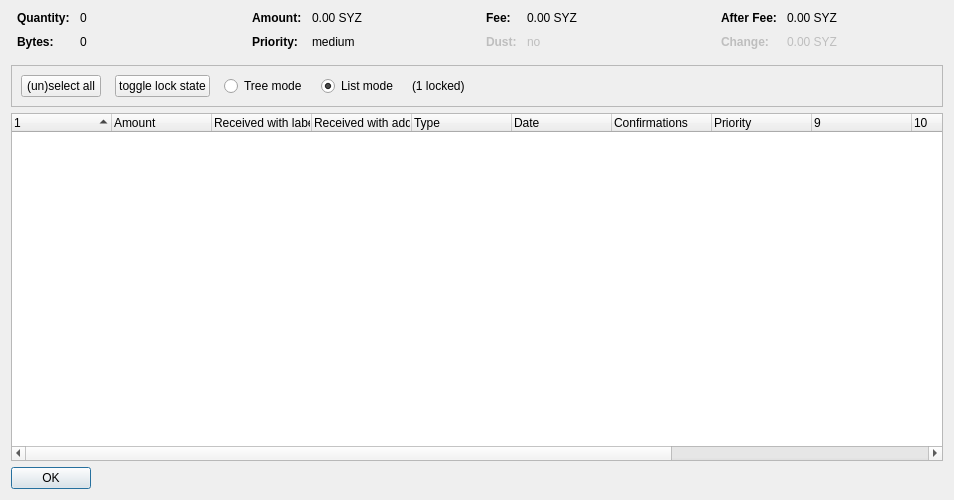
<?xml version="1.0" encoding="UTF-8"?>
<ui version="4.0">
 <class>CoinControlDialog</class>
 <widget class="QDialog" name="CoinControlDialog">
  <property name="geometry">
   <rect>
    <x>0</x>
    <y>0</y>
    <width>954</width>
    <height>500</height>
   </rect>
  </property>
  <property name="windowTitle">
   <string>Coin Selection</string>
  </property>
  <layout class="QVBoxLayout" name="verticalLayout">
   <item>
    <layout class="QHBoxLayout" name="horizontalLayoutTop" stretch="0,0,0,0">
     <property name="topMargin">
      <number>0</number>
     </property>
     <property name="bottomMargin">
      <number>10</number>
     </property>
     <item>
      <layout class="QFormLayout" name="formLayoutCoinControl1">
       <property name="horizontalSpacing">
        <number>10</number>
       </property>
       <property name="verticalSpacing">
        <number>10</number>
       </property>
       <property name="leftMargin">
        <number>6</number>
       </property>
       <property name="rightMargin">
        <number>6</number>
       </property>
       <item row="0" column="0">
        <widget class="QLabel" name="labelCoinControlQuantityText">
         <property name="font">
          <font>
           <weight>75</weight>
           <bold>true</bold>
          </font>
         </property>
         <property name="text">
          <string>Quantity:</string>
         </property>
        </widget>
       </item>
       <item row="0" column="1">
        <widget class="QLabel" name="labelCoinControlQuantity">
         <property name="cursor">
          <cursorShape>IBeamCursor</cursorShape>
         </property>
         <property name="contextMenuPolicy">
          <enum>Qt::ActionsContextMenu</enum>
         </property>
         <property name="text">
          <string notr="true">0</string>
         </property>
         <property name="textInteractionFlags">
          <set>Qt::LinksAccessibleByMouse|Qt::TextSelectableByKeyboard|Qt::TextSelectableByMouse</set>
         </property>
        </widget>
       </item>
       <item row="1" column="0">
        <widget class="QLabel" name="labelCoinControlBytesText">
         <property name="font">
          <font>
           <weight>75</weight>
           <bold>true</bold>
          </font>
         </property>
         <property name="text">
          <string>Bytes:</string>
         </property>
        </widget>
       </item>
       <item row="1" column="1">
        <widget class="QLabel" name="labelCoinControlBytes">
         <property name="cursor">
          <cursorShape>IBeamCursor</cursorShape>
         </property>
         <property name="contextMenuPolicy">
          <enum>Qt::ActionsContextMenu</enum>
         </property>
         <property name="text">
          <string notr="true">0</string>
         </property>
         <property name="textInteractionFlags">
          <set>Qt::LinksAccessibleByMouse|Qt::TextSelectableByKeyboard|Qt::TextSelectableByMouse</set>
         </property>
        </widget>
       </item>
      </layout>
     </item>
     <item>
      <layout class="QFormLayout" name="formLayoutCoinControl2">
       <property name="horizontalSpacing">
        <number>10</number>
       </property>
       <property name="verticalSpacing">
        <number>10</number>
       </property>
       <property name="leftMargin">
        <number>6</number>
       </property>
       <property name="rightMargin">
        <number>6</number>
       </property>
       <item row="0" column="0">
        <widget class="QLabel" name="labelCoinControlAmountText">
         <property name="font">
          <font>
           <weight>75</weight>
           <bold>true</bold>
          </font>
         </property>
         <property name="text">
          <string>Amount:</string>
         </property>
        </widget>
       </item>
       <item row="0" column="1">
        <widget class="QLabel" name="labelCoinControlAmount">
         <property name="cursor">
          <cursorShape>IBeamCursor</cursorShape>
         </property>
         <property name="contextMenuPolicy">
          <enum>Qt::ActionsContextMenu</enum>
         </property>
         <property name="text">
          <string notr="true">0.00 SYZ</string>
         </property>
         <property name="textInteractionFlags">
          <set>Qt::LinksAccessibleByMouse|Qt::TextSelectableByKeyboard|Qt::TextSelectableByMouse</set>
         </property>
        </widget>
       </item>
       <item row="1" column="0">
        <widget class="QLabel" name="labelCoinControlPriorityText">
         <property name="font">
          <font>
           <weight>75</weight>
           <bold>true</bold>
          </font>
         </property>
         <property name="text">
          <string>Priority:</string>
         </property>
        </widget>
       </item>
       <item row="1" column="1">
        <widget class="QLabel" name="labelCoinControlPriority">
         <property name="cursor">
          <cursorShape>IBeamCursor</cursorShape>
         </property>
         <property name="contextMenuPolicy">
          <enum>Qt::ActionsContextMenu</enum>
         </property>
         <property name="text">
          <string>medium</string>
         </property>
         <property name="textInteractionFlags">
          <set>Qt::LinksAccessibleByMouse|Qt::TextSelectableByKeyboard|Qt::TextSelectableByMouse</set>
         </property>
        </widget>
       </item>
      </layout>
     </item>
     <item>
      <layout class="QFormLayout" name="formLayoutCoinControl3">
       <property name="horizontalSpacing">
        <number>10</number>
       </property>
       <property name="verticalSpacing">
        <number>10</number>
       </property>
       <property name="leftMargin">
        <number>6</number>
       </property>
       <property name="rightMargin">
        <number>6</number>
       </property>
       <item row="0" column="0">
        <widget class="QLabel" name="labelCoinControlFeeText">
         <property name="font">
          <font>
           <weight>75</weight>
           <bold>true</bold>
          </font>
         </property>
         <property name="text">
          <string>Fee:</string>
         </property>
        </widget>
       </item>
       <item row="0" column="1">
        <widget class="QLabel" name="labelCoinControlFee">
         <property name="cursor">
          <cursorShape>IBeamCursor</cursorShape>
         </property>
         <property name="contextMenuPolicy">
          <enum>Qt::ActionsContextMenu</enum>
         </property>
         <property name="text">
          <string notr="true">0.00 SYZ</string>
         </property>
         <property name="textInteractionFlags">
          <set>Qt::LinksAccessibleByMouse|Qt::TextSelectableByKeyboard|Qt::TextSelectableByMouse</set>
         </property>
        </widget>
       </item>
       <item row="1" column="0">
        <widget class="QLabel" name="labelCoinControlLowOutputText">
         <property name="enabled">
          <bool>false</bool>
         </property>
         <property name="font">
          <font>
           <weight>75</weight>
           <bold>true</bold>
          </font>
         </property>
         <property name="text">
          <string>Dust:</string>
         </property>
        </widget>
       </item>
       <item row="1" column="1">
        <widget class="QLabel" name="labelCoinControlLowOutput">
         <property name="enabled">
          <bool>false</bool>
         </property>
         <property name="cursor">
          <cursorShape>IBeamCursor</cursorShape>
         </property>
         <property name="contextMenuPolicy">
          <enum>Qt::ActionsContextMenu</enum>
         </property>
         <property name="text">
          <string>no</string>
         </property>
         <property name="textInteractionFlags">
          <set>Qt::LinksAccessibleByMouse|Qt::TextSelectableByKeyboard|Qt::TextSelectableByMouse</set>
         </property>
        </widget>
       </item>
      </layout>
     </item>
     <item>
      <layout class="QFormLayout" name="formLayoutCoinControl4">
       <property name="horizontalSpacing">
        <number>10</number>
       </property>
       <property name="verticalSpacing">
        <number>10</number>
       </property>
       <property name="leftMargin">
        <number>6</number>
       </property>
       <property name="rightMargin">
        <number>6</number>
       </property>
       <item row="0" column="0">
        <widget class="QLabel" name="labelCoinControlAfterFeeText">
         <property name="font">
          <font>
           <weight>75</weight>
           <bold>true</bold>
          </font>
         </property>
         <property name="text">
          <string>After Fee:</string>
         </property>
        </widget>
       </item>
       <item row="0" column="1">
        <widget class="QLabel" name="labelCoinControlAfterFee">
         <property name="cursor">
          <cursorShape>IBeamCursor</cursorShape>
         </property>
         <property name="contextMenuPolicy">
          <enum>Qt::ActionsContextMenu</enum>
         </property>
         <property name="text">
          <string notr="true">0.00 SYZ</string>
         </property>
         <property name="textInteractionFlags">
          <set>Qt::LinksAccessibleByMouse|Qt::TextSelectableByKeyboard|Qt::TextSelectableByMouse</set>
         </property>
        </widget>
       </item>
       <item row="1" column="0">
        <widget class="QLabel" name="labelCoinControlChangeText">
         <property name="enabled">
          <bool>false</bool>
         </property>
         <property name="font">
          <font>
           <weight>75</weight>
           <bold>true</bold>
          </font>
         </property>
         <property name="text">
          <string>Change:</string>
         </property>
        </widget>
       </item>
       <item row="1" column="1">
        <widget class="QLabel" name="labelCoinControlChange">
         <property name="enabled">
          <bool>false</bool>
         </property>
         <property name="cursor">
          <cursorShape>IBeamCursor</cursorShape>
         </property>
         <property name="contextMenuPolicy">
          <enum>Qt::ActionsContextMenu</enum>
         </property>
         <property name="text">
          <string notr="true">0.00 SYZ</string>
         </property>
         <property name="textInteractionFlags">
          <set>Qt::LinksAccessibleByMouse|Qt::TextSelectableByKeyboard|Qt::TextSelectableByMouse</set>
         </property>
        </widget>
       </item>
      </layout>
     </item>
    </layout>
   </item>
   <item>
    <widget class="QFrame" name="frame">
     <property name="minimumSize">
      <size>
       <width>0</width>
       <height>40</height>
      </size>
     </property>
     <property name="frameShape">
      <enum>QFrame::StyledPanel</enum>
     </property>
     <property name="frameShadow">
      <enum>QFrame::Sunken</enum>
     </property>
     <layout class="QHBoxLayout" name="horizontalLayout">
      <item>
       <layout class="QHBoxLayout" name="horizontalLayoutPanel" stretch="0,0,0,0,0,0">
        <property name="spacing">
         <number>14</number>
        </property>
        <item>
         <widget class="QPushButton" name="pushButtonSelectAll">
          <property name="sizePolicy">
           <sizepolicy hsizetype="Maximum" vsizetype="Fixed">
            <horstretch>0</horstretch>
            <verstretch>0</verstretch>
           </sizepolicy>
          </property>
          <property name="text">
           <string>(un)select all</string>
          </property>
          <property name="autoDefault">
           <bool>false</bool>
          </property>
         </widget>
        </item>
        <item>
         <widget class="QPushButton" name="pushButtonToggleLock">
          <property name="sizePolicy">
           <sizepolicy hsizetype="Maximum" vsizetype="Fixed">
            <horstretch>0</horstretch>
            <verstretch>0</verstretch>
           </sizepolicy>
          </property>
          <property name="text">
           <string>toggle lock state</string>
          </property>
          <property name="autoDefault">
           <bool>false</bool>
          </property>
         </widget>
        </item>
        <item>
         <widget class="QRadioButton" name="radioTreeMode">
          <property name="sizePolicy">
           <sizepolicy hsizetype="Maximum" vsizetype="Fixed">
            <horstretch>0</horstretch>
            <verstretch>0</verstretch>
           </sizepolicy>
          </property>
          <property name="text">
           <string>Tree mode</string>
          </property>
         </widget>
        </item>
        <item>
         <widget class="QRadioButton" name="radioListMode">
          <property name="sizePolicy">
           <sizepolicy hsizetype="Maximum" vsizetype="Fixed">
            <horstretch>0</horstretch>
            <verstretch>0</verstretch>
           </sizepolicy>
          </property>
          <property name="text">
           <string>List mode</string>
          </property>
          <property name="checked">
           <bool>true</bool>
          </property>
         </widget>
        </item>
        <item>
         <widget class="QLabel" name="labelLocked">
          <property name="text">
           <string>(1 locked)</string>
          </property>
         </widget>
        </item>
        <item>
         <spacer name="horizontalSpacer">
          <property name="orientation">
           <enum>Qt::Horizontal</enum>
          </property>
          <property name="sizeHint" stdset="0">
           <size>
            <width>40</width>
            <height>20</height>
           </size>
          </property>
         </spacer>
        </item>
       </layout>
      </item>
     </layout>
    </widget>
   </item>
   <item>
    <widget class="CoinControlTreeWidget" name="treeWidget">
     <property name="contextMenuPolicy">
      <enum>Qt::CustomContextMenu</enum>
     </property>
     <property name="sortingEnabled">
      <bool>false</bool>
     </property>
     <property name="columnCount">
      <number>13</number>
     </property>
     <attribute name="headerShowSortIndicator" stdset="0">
      <bool>true</bool>
     </attribute>
     <attribute name="headerStretchLastSection">
      <bool>false</bool>
     </attribute>
     <column>
      <property name="text">
       <string/>
      </property>
     </column>
     <column>
      <property name="text">
       <string>Amount</string>
      </property>
     </column>
     <column>
      <property name="text">
       <string>Received with label</string>
      </property>
     </column>
     <column>
      <property name="text">
       <string>Received with address</string>
      </property>
     </column>
     <column>
      <property name="text">
       <string>Type</string>
      </property>
     </column>
     <column>
      <property name="text">
       <string>Date</string>
      </property>
     </column>
     <column>
      <property name="text">
       <string>Confirmations</string>
      </property>
      <property name="toolTip">
       <string>Confirmed</string>
      </property>
     </column>
     <column>
      <property name="text">
       <string>Priority</string>
      </property>
     </column>
     <column>
      <property name="text">
       <string/>
      </property>
     </column>
     <column>
      <property name="text">
       <string/>
      </property>
     </column>
     <column>
      <property name="text">
       <string/>
      </property>
     </column>
     <column>
      <property name="text">
       <string/>
      </property>
     </column>
     <column>
      <property name="text">
       <string/>
      </property>
     </column>
    </widget>
   </item>
   <item>
    <widget class="QDialogButtonBox" name="buttonBox">
     <property name="sizePolicy">
      <sizepolicy hsizetype="Maximum" vsizetype="Fixed">
       <horstretch>0</horstretch>
       <verstretch>0</verstretch>
      </sizepolicy>
     </property>
     <property name="orientation">
      <enum>Qt::Horizontal</enum>
     </property>
     <property name="standardButtons">
      <set>QDialogButtonBox::Ok</set>
     </property>
    </widget>
   </item>
  </layout>
 </widget>
 <customwidgets>
  <customwidget>
   <class>CoinControlTreeWidget</class>
   <extends>QTreeWidget</extends>
   <header>coincontroltreewidget.h</header>
  </customwidget>
 </customwidgets>
 <resources/>
 <connections/>
</ui>
